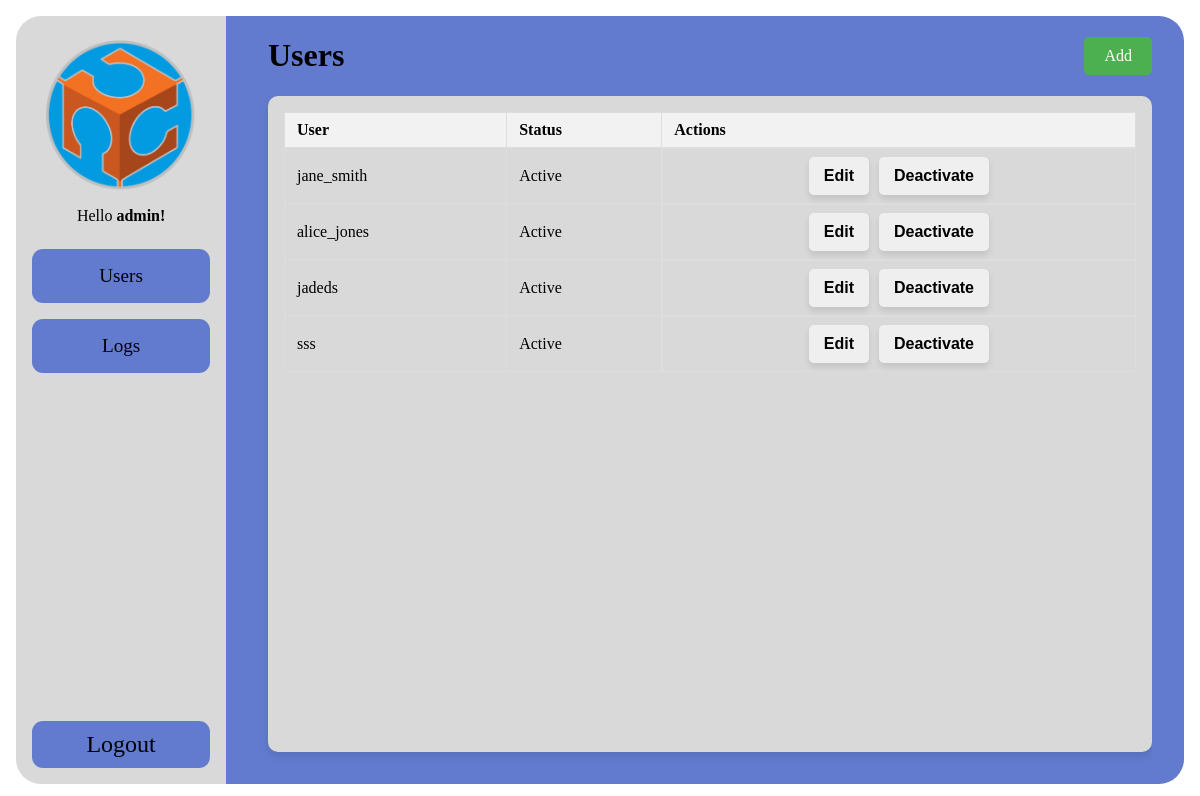
Screenshot of /admin-home.php (signed in) with the database file from the repository.
### tables this page shows
CREATE TABLE `stafffablab` (
  `staffID` int(11) NOT NULL,
  `staffUsername` varchar(50) NOT NULL,
  `staffPassword` varchar(255) NOT NULL,
  `status` enum('Active','Inactive') DEFAULT 'Active'
);

### admin-home.php (the view, shortened to what this page needs)
<?php
include 'header.php';
include 'config.php';
?>
<div class="container">
    <div class="container-left">
        <div class="header">
            <img src="FABLAB_LOGO.png" alt="Description of image" class="admin-image">
            <div class="header-text-admin">
                <p>Hello <b><?php echo htmlspecialchars($_SESSION['admin_username']); ?>!</b></p>
            </div>
        </div>
        <div class="user-content">
            <div class="button" onclick="showContent('users')">
                <p>Users</p>
            </div>
            <div class="button" onclick="showContent('logs')">
                <p>Logs</p>
            </div>
        </div>
        <div class="button" onclick="location.href='logout.php'">
            <p class="logout">Logout</p>
        </div>
    </div>
    <div class="container-right">
        <div class="full-width-container">
            <div class="title-container">
                <h1 id="content-title">Users</h1>
            </div>
            <div class="add-button-container" id="add-button-container">
                <p onclick="showForm()">Add</p>
            </div>
        </div>
        <div class="contents">
            <div class="contents-box1" id="users-content">
                <table>
                    <thead>
                        <tr>
                            <th>User</th>
                            <th>Status</th>
                            <th class="text-align:center;">Actions</th>
                        </tr>
                    </thead>
                    <tbody>
                        <?php
                        $sql = "SELECT staffID, staffUsername, status FROM staffFablab";
                        $result = $conn->query($sql);
                        if ($result->num_rows > 0) {
                            while ($row = $result->fetch_assoc()) {
                                echo "<tr>";
                                echo "<td>" . $row["staffUsername"] . "</td>";
                                echo "<td>" . $row["status"] . "</td>";
                                echo "<td style='justify-content: center; display: flex; gap: 10px;'>";
                echo "<button onclick=\"editUser('" . $row["staffID"] . "', '" . $row["staffUsername"] . "')\">Edit</button>";
                echo "<button onclick=\"toggleStatus('" . $row["staffID"] . "', '" . $row["status"] . "')\">" . ($row["status"] === "Active" ? "Deactivate" : "Activate") . "</button>";
                echo "</td>";
                                echo "</tr>";
                            }
                        } else {
                            echo "<tr><td colspan='4'>No users found</td></tr>";
                        }
                        ?>
                    </tbody>
                </table>
            </div>
        </div>
    </div>
</div>
</body>
</html>

### style.css (style rules this page uses)
body, html { margin: 0; height: 100%; overflow: hidden; }
p { margin: 0; }
.container { display: flex; height: 100vh; padding: 1rem; box-sizing: border-box; position: relative; overflow: visible; }
.container-left { width: 18%; background-color: #D9D9D9; border-top-left-radius: 25px; border-bottom-left-radius: 25px; margin-right: 1rem; display: flex; flex-direction: column; position: relative; z-index: 2; }
.container-right { background-color: #627BCE; display: flex; flex-direction: column; overflow: hidden; position: absolute; top: 0; right: 0; bottom: 0; left: 17%; z-index: 1; padding: 0 2rem; margin: 1rem 1rem 1rem 0; box-sizing: border-box; border-top-right-radius: 25px; border-bottom-right-radius: 25px; }
.header { flex: 2; display: flex; flex-direction: column; justify-content: center; align-items: center; padding: 1.5rem; padding-bottom: 0.5rem; gap: 1rem; }
.header-text-admin { text-align: center; }
.user-content { flex: 8; display: flex; flex-direction: column; padding: 1rem; gap: 1rem; }
.full-width-container { width: 100%; display: flex; justify-content: space-between; align-items: center; }
.title-container { flex: 1; margin-left: 2rem; }
.add-button-container { flex: 1; display: flex; justify-content: flex-end; align-items: center; padding: 1rem 0 1rem 1rem; }
.add-button-container p { background-color: #4CAF50; color: white; padding: 10px 20px; border-radius: 5px; cursor: pointer; }
.contents { flex: 18; display: flex; flex-direction: column; overflow: auto; box-sizing: border-box; }
.contents-box1 { position: relative; flex: 1; background-color: #D9D9D9; padding: 1rem; border-radius: 10px; box-shadow: 0 4px 8px rgba(0, 0, 0, 0.1); box-sizing: border-box; margin: 0 0 2rem 2rem; height: 400px; overflow-y: auto; }
table { width: 100%; border-collapse: collapse; }
th, td { padding: 8px 12px; border: 1px solid #ddd; text-align: left; max-width: 50vw; }
th { background-color: #f2f2f2; }
.user-content .button { text-align: center; background-color: #627BCE; padding: 1rem; font-size: 1.2rem; border-radius: 11px; cursor: pointer; transition: background-color 0.3s; }
.admin-image { max-width: 100%; height: auto; width: 150px; margin: 0 auto; display: block; }
.logout { text-align: center; background-color: rgb(98, 123, 206); font-size: 1.5rem; cursor: pointer; padding: 10px; margin: 0 1rem 1rem; border-radius: 11px; }
button { font-size: 16px; font-weight: bold; padding: 10px 15px; border: none; border-radius: 5px; cursor: pointer; transition: background-color 0.3s ease, transform 0.2s ease; box-shadow: 0 4px 6px rgba(0, 0, 0, 0.1); }

### rows the page displays
stafffablab: staffUsername "jane_smith", status "Active", shows "Deactivate"
stafffablab: staffUsername "alice_jones", status "Active", shows "Deactivate"
stafffablab: staffUsername "jadeds", status "Active", shows "Deactivate"
stafffablab: staffUsername "sss", status "Active", shows "Deactivate"

### other values shown
$_SESSION['admin_username'] "admin"
